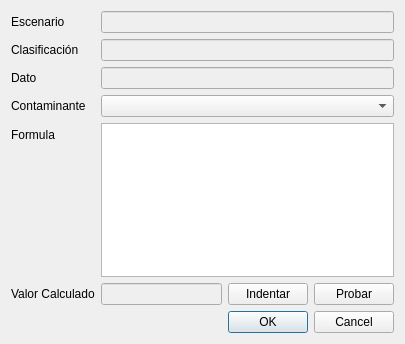
<?xml version="1.0" encoding="UTF-8"?>
<ui version="4.0">
 <class>MapDatoContaminanteDlgClass</class>
 <widget class="DataDialog" name="MapDatoContaminanteDlgClass">
  <property name="geometry">
   <rect>
    <x>0</x>
    <y>0</y>
    <width>405</width>
    <height>344</height>
   </rect>
  </property>
  <property name="windowTitle">
   <string>Datos de factores de contaminantes</string>
  </property>
  <layout class="QVBoxLayout" name="verticalLayout">
   <item>
    <layout class="QFormLayout" name="formLayout">
     <item row="0" column="0">
      <widget class="QLabel" name="label_3">
       <property name="text">
        <string>Escenario</string>
       </property>
       <property name="buddy">
        <cstring>escenario</cstring>
       </property>
      </widget>
     </item>
     <item row="0" column="1">
      <widget class="QLineEdit" name="escenario">
       <property name="enabled">
        <bool>false</bool>
       </property>
      </widget>
     </item>
     <item row="1" column="0">
      <widget class="QLabel" name="label">
       <property name="text">
        <string>Clasificación</string>
       </property>
       <property name="buddy">
        <cstring>clasificacion</cstring>
       </property>
      </widget>
     </item>
     <item row="1" column="1">
      <widget class="QLineEdit" name="clasificacion">
       <property name="enabled">
        <bool>false</bool>
       </property>
      </widget>
     </item>
     <item row="2" column="0">
      <widget class="QLabel" name="label_2">
       <property name="text">
        <string>Dato</string>
       </property>
       <property name="buddy">
        <cstring>dato</cstring>
       </property>
      </widget>
     </item>
     <item row="2" column="1">
      <widget class="QLineEdit" name="dato">
       <property name="enabled">
        <bool>false</bool>
       </property>
      </widget>
     </item>
     <item row="3" column="0">
      <widget class="QLabel" name="label_5">
       <property name="text">
        <string>Contaminante</string>
       </property>
       <property name="buddy">
        <cstring>comboContaminante</cstring>
       </property>
      </widget>
     </item>
     <item row="3" column="1">
      <widget class="TComboBox" name="comboContaminante"/>
     </item>
     <item row="4" column="0">
      <widget class="QLabel" name="label_4">
       <property name="text">
        <string>Formula</string>
       </property>
       <property name="buddy">
        <cstring>editorFormula</cstring>
       </property>
      </widget>
     </item>
     <item row="4" column="1">
      <widget class="QPlainTextEdit" name="editorFormula">
       <property name="sizePolicy">
        <sizepolicy hsizetype="Expanding" vsizetype="Expanding">
         <horstretch>0</horstretch>
         <verstretch>1</verstretch>
        </sizepolicy>
       </property>
      </widget>
     </item>
     <item row="5" column="0">
      <widget class="QLabel" name="label_6">
       <property name="text">
        <string>Valor Calculado</string>
       </property>
       <property name="buddy">
        <cstring>valor</cstring>
       </property>
      </widget>
     </item>
     <item row="5" column="1">
      <layout class="QHBoxLayout" name="horizontalLayout">
       <item>
        <widget class="QLineEdit" name="valor">
         <property name="enabled">
          <bool>false</bool>
         </property>
        </widget>
       </item>
       <item>
        <widget class="QPushButton" name="indenta">
         <property name="text">
          <string>Indentar</string>
         </property>
        </widget>
       </item>
       <item>
        <widget class="QPushButton" name="probar">
         <property name="text">
          <string>Probar</string>
         </property>
        </widget>
       </item>
      </layout>
     </item>
    </layout>
   </item>
   <item>
    <widget class="QDialogButtonBox" name="buttonBox">
     <property name="standardButtons">
      <set>QDialogButtonBox::Cancel|QDialogButtonBox::Ok</set>
     </property>
    </widget>
   </item>
  </layout>
 </widget>
 <customwidgets>
  <customwidget>
   <class>DataDialog</class>
   <extends>QDialog</extends>
   <header>ts.h</header>
   <container>1</container>
  </customwidget>
  <customwidget>
   <class>TComboBox</class>
   <extends>QComboBox</extends>
   <header>ts.h</header>
  </customwidget>
 </customwidgets>
 <tabstops>
  <tabstop>comboContaminante</tabstop>
  <tabstop>editorFormula</tabstop>
  <tabstop>buttonBox</tabstop>
  <tabstop>clasificacion</tabstop>
  <tabstop>dato</tabstop>
  <tabstop>escenario</tabstop>
  <tabstop>valor</tabstop>
 </tabstops>
 <resources/>
 <connections>
  <connection>
   <sender>buttonBox</sender>
   <signal>accepted()</signal>
   <receiver>MapDatoContaminanteDlgClass</receiver>
   <slot>accept()</slot>
   <hints>
    <hint type="sourcelabel">
     <x>170</x>
     <y>325</y>
    </hint>
    <hint type="destinationlabel">
     <x>152</x>
     <y>156</y>
    </hint>
   </hints>
  </connection>
  <connection>
   <sender>buttonBox</sender>
   <signal>rejected()</signal>
   <receiver>MapDatoContaminanteDlgClass</receiver>
   <slot>reject()</slot>
   <hints>
    <hint type="sourcelabel">
     <x>170</x>
     <y>325</y>
    </hint>
    <hint type="destinationlabel">
     <x>152</x>
     <y>156</y>
    </hint>
   </hints>
  </connection>
 </connections>
</ui>
